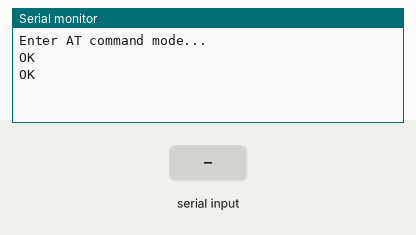
Recording of a sketch running on a simulated Arduino Uno, built with avr-gcc and run on an emulated ATmega328P. Parts: the last lines printed to the serial monitor. The test bench sets the inputs (shaded band). The modem accepts every AT command (registered, SIM ready, sends succeed) and sends nothing else.

Above: at 4.2 s.
4.3 s: "1" received over the second serial link
At 5.2 s:
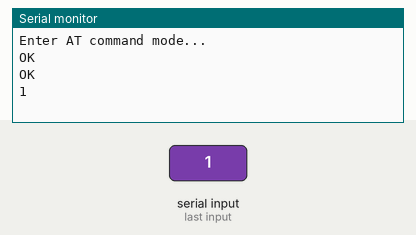
5.8 s: "0" received over the second serial link
At 6.3 s:
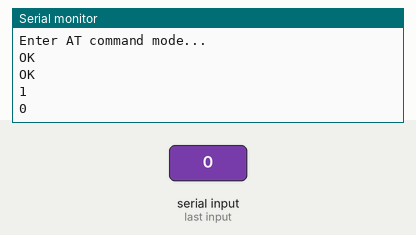
7.3 s: "2" received over the second serial link
At 8.7 s:
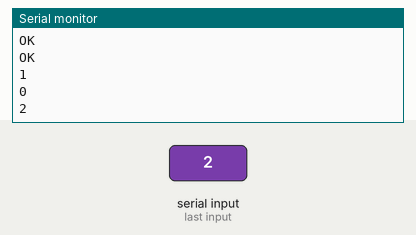

Measured:
- after the input at 4.3 s, the serial monitor: prints a new line at once (image 1)
- after the input at 5.8 s, the serial monitor: prints a new line at once (image 2)
- after the input at 7.3 s, the serial monitor: prints a new line at once (image 3)

The sketch:

bluetooth_address.ino
```cpp
#include <SoftwareSerial.h>

SoftwareSerial BTSerial(10, 11);  // RX, TX for HM-10

void setup() {
  // Start Serial communication for debugging (monitor output)
  Serial.begin(9600);

  // Start Bluetooth communication with the HM-10
  BTSerial.begin(9600);

  // Let the user know we're entering AT command mode
  Serial.println("Enter AT command mode...");

  // Give some time for the HM-10 module to be ready
  delay(1000);

  // Enter AT command mode
  BTSerial.println("AT");
  delay(1000);

  // Request the HM-10 module's Bluetooth address
  BTSerial.println("AT+ADDR?");
  delay(1000);  // Wait for the response
}

void loop() {
  // Check if HM-10 has sent data back (i.e., the address)
  if (BTSerial.available()) {
    while (BTSerial.available()) {
      char c = BTSerial.read();  // Read each character
      Serial.print(c);  // Display the characters on the Serial Monitor
    }
    Serial.println();  // Newline after address is printed
  }
}
```
